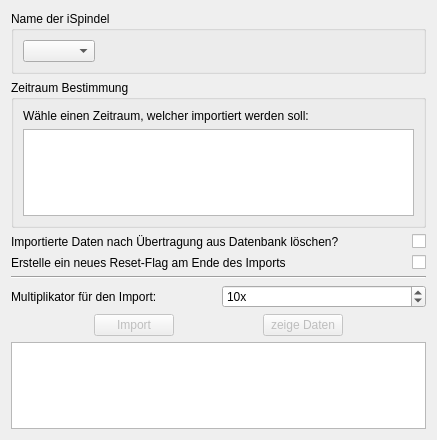
<?xml version="1.0" encoding="UTF-8"?>
<ui version="4.0">
 <class>DlgIspindelImportHauptgaer</class>
 <widget class="QDialog" name="DlgIspindelImportHauptgaer">
  <property name="geometry">
   <rect>
    <x>0</x>
    <y>0</y>
    <width>437</width>
    <height>440</height>
   </rect>
  </property>
  <property name="windowTitle">
   <string>Import aus Datenbank</string>
  </property>
  <layout class="QVBoxLayout" name="verticalLayout_3">
   <item>
    <widget class="QGroupBox" name="groupBox">
     <property name="title">
      <string>Name der iSpindel</string>
     </property>
     <layout class="QFormLayout" name="formLayout">
      <item row="0" column="0">
       <widget class="QComboBox" name="comboBox_chooseIspindel"/>
      </item>
      <item row="0" column="1">
       <widget class="QLabel" name="label_CountDataset">
        <property name="text">
         <string/>
        </property>
       </widget>
      </item>
     </layout>
    </widget>
   </item>
   <item>
    <widget class="QGroupBox" name="groupBox_2">
     <property name="title">
      <string>Zeitraum Bestimmung</string>
     </property>
     <layout class="QVBoxLayout" name="verticalLayout">
      <item>
       <widget class="QLabel" name="label">
        <property name="text">
         <string>Wähle einen Zeitraum, welcher importiert werden soll:</string>
        </property>
       </widget>
      </item>
      <item>
       <widget class="QListWidget" name="listWidgetTimestampReset">
        <property name="selectionMode">
         <enum>QAbstractItemView::MultiSelection</enum>
        </property>
       </widget>
      </item>
     </layout>
    </widget>
   </item>
   <item>
    <layout class="QVBoxLayout" name="verticalLayout_2">
     <item>
      <layout class="QHBoxLayout" name="horizontalLayout_2">
       <item>
        <widget class="QLabel" name="label_2">
         <property name="text">
          <string>Importierte Daten nach Übertragung aus Datenbank löschen?</string>
         </property>
        </widget>
       </item>
       <item>
        <widget class="QCheckBox" name="checkBoxDeleteDB">
         <property name="layoutDirection">
          <enum>Qt::RightToLeft</enum>
         </property>
         <property name="text">
          <string/>
         </property>
        </widget>
       </item>
      </layout>
     </item>
     <item>
      <layout class="QHBoxLayout" name="horizontalLayout_4">
       <item>
        <widget class="QLabel" name="label_4">
         <property name="text">
          <string>Erstelle ein neues Reset-Flag am Ende des Imports</string>
         </property>
        </widget>
       </item>
       <item>
        <widget class="QCheckBox" name="checkBoxSetResetflag">
         <property name="layoutDirection">
          <enum>Qt::RightToLeft</enum>
         </property>
         <property name="text">
          <string/>
         </property>
        </widget>
       </item>
      </layout>
     </item>
     <item>
      <widget class="Line" name="line_2">
       <property name="orientation">
        <enum>Qt::Horizontal</enum>
       </property>
      </widget>
     </item>
     <item>
      <layout class="QHBoxLayout" name="horizontalLayout_3">
       <item>
        <widget class="QLabel" name="label_3">
         <property name="text">
          <string>Multiplikator für den Import:</string>
         </property>
        </widget>
       </item>
       <item>
        <widget class="QSpinBox" name="spinBox">
         <property name="suffix">
          <string>x</string>
         </property>
         <property name="minimum">
          <number>1</number>
         </property>
         <property name="maximum">
          <number>1000</number>
         </property>
         <property name="singleStep">
          <number>10</number>
         </property>
         <property name="value">
          <number>10</number>
         </property>
        </widget>
       </item>
      </layout>
     </item>
     <item>
      <layout class="QHBoxLayout" name="horizontalLayout">
       <item>
        <widget class="QPushButton" name="butImport">
         <property name="enabled">
          <bool>false</bool>
         </property>
         <property name="maximumSize">
          <size>
           <width>80</width>
           <height>16777215</height>
          </size>
         </property>
         <property name="text">
          <string>Import</string>
         </property>
        </widget>
       </item>
       <item>
        <widget class="QPushButton" name="butShowData">
         <property name="enabled">
          <bool>false</bool>
         </property>
         <property name="maximumSize">
          <size>
           <width>80</width>
           <height>16777215</height>
          </size>
         </property>
         <property name="text">
          <string>zeige Daten</string>
         </property>
        </widget>
       </item>
      </layout>
     </item>
    </layout>
   </item>
   <item>
    <widget class="QTableView" name="tabViewShowData"/>
   </item>
  </layout>
 </widget>
 <resources/>
 <connections/>
</ui>
